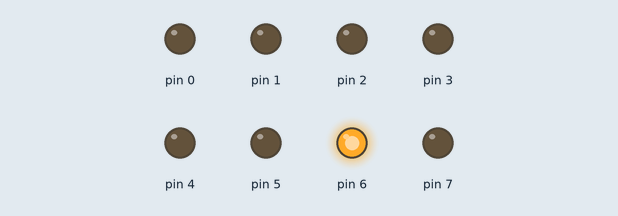
The sketch below on a simulated Arduino Uno, built with avr-gcc and run on an emulated ATmega328P. Shown: output pins drawn as LEDs (lit = HIGH). At 0.0 s the program stops and its outputs stay as they are.

Above: at 0.1 s.
Timing chart, 0 to 1.5 s (numbered marks = the images above):
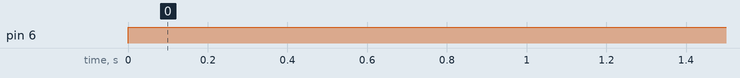

The sketch:

PWM.ino
```cpp
int main(){

  DDRD = 255;
  TCCR0A |= (1 << COM0A1); // Modo não-invertido
  TCCR0A |= (1 << WGM01) | (1 << WGM00); // Fast-PWM
  TCCR0B |= (1 << WGM02); // Fast-PWM
  TCCR0B |= (1 << CS01); // Prescaler = 8

  OCR0A = 60; // Duty-Cycle (tensão de saída no pino)

  while(1){

  }
}
```

Measured:
- by itself, pin 6: LOW → HIGH at 0.00 s
